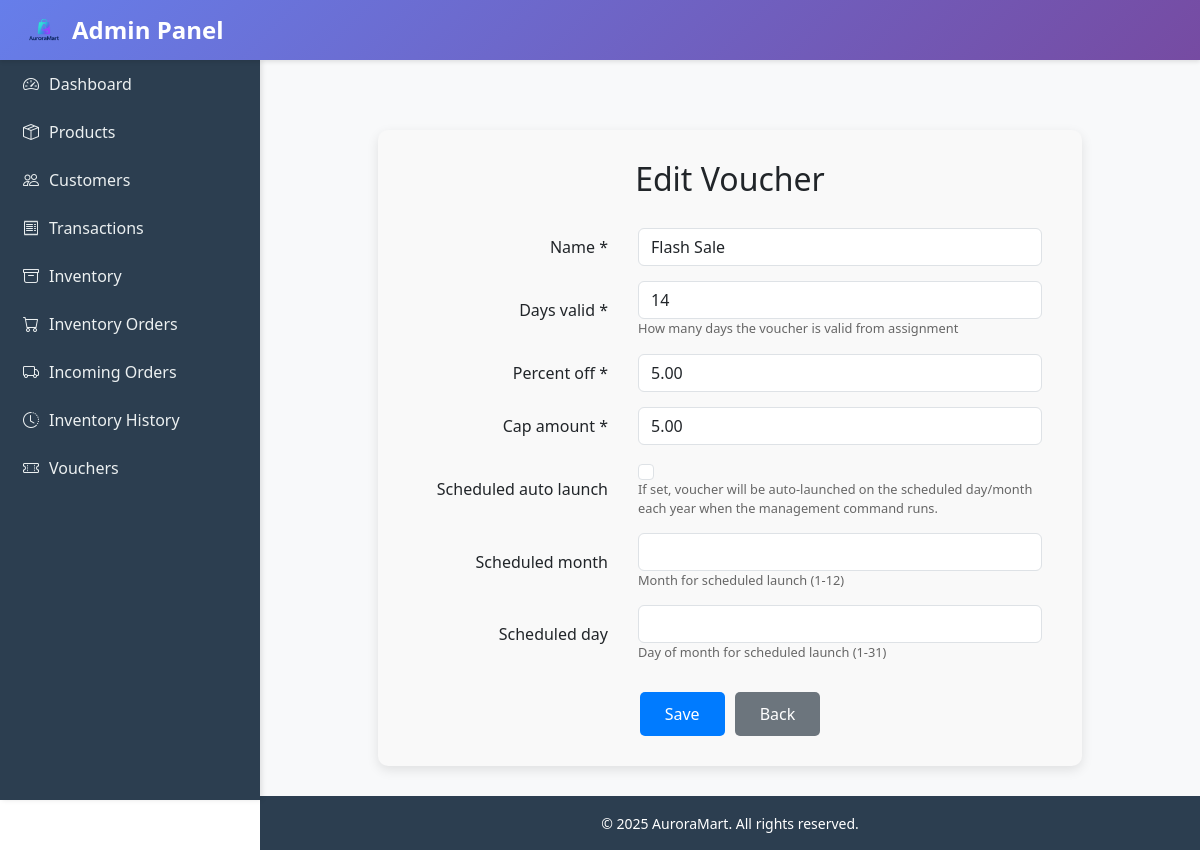
The app's page /admin_panel/vouchers/3/edit/ with its own data.
### admin_panel/models.py (models this page shows, shortened)
class Voucher(models.Model):
    name = models.CharField(max_length=255)
    code = models.CharField(max_length=32, unique=True, default=generate_voucher_code)
    days_valid = models.PositiveIntegerField(default=30, help_text="How many days the voucher is valid from assignment")
    percent_off = models.DecimalField(max_digits=5, decimal_places=2, validators=[MinValueValidator(0), MaxValueValidator(100)])
    cap_amount = models.DecimalField(max_digits=10, decimal_places=2, default=0.00, validators=[MinValueValidator(0)])
    created_at = models.DateTimeField(auto_now_add=True)
    scheduled_auto_launch = models.BooleanField(default=False, help_text='If set, voucher will be auto-launched on the scheduled day/month each year when the management command runs.')
    scheduled_month = models.PositiveSmallIntegerField(null=True, blank=True, help_text='Month for scheduled launch (1-12)')
    scheduled_day = models.PositiveSmallIntegerField(null=True, blank=True, help_text='Day of month for scheduled launch (1-31)')
    class Meta:
        ordering = ("-created_at",)

### admin_panel/views.py (the view)
# urls.py: path("vouchers/<int:pk>/edit/", views.voucher_edit, name="voucher_edit"),
def voucher_edit(request, pk):
    voucher = get_object_or_404(Voucher, pk=pk)
    return_url = request.GET.get('return_url', reverse('admin_panel:voucher_list'))
    if request.method == 'POST':
        form = VoucherForm(request.POST, instance=voucher)
        if form.is_valid():
            voucher = form.save()
            messages.success(request, f'Voucher "{voucher.name}" updated successfully!')
            return redirect(return_url)
        else:
            messages.error(request, 'Please correct the errors below.')
    else:
        form = VoucherForm(instance=voucher)
    return render(request, 'admin_panel/voucher_form.html', {
        'form': form,
        'return_url': return_url,
        'title': 'Edit Voucher'
    })

### admin_panel/forms.py (shortened to what this page needs)
class VoucherForm(forms.ModelForm):
    class Meta:
        model = Voucher
        fields = ['name', 'days_valid', 'percent_off', 'cap_amount', 'scheduled_auto_launch', 'scheduled_month', 'scheduled_day']
        widgets = {
            'name': forms.TextInput(attrs={'class': 'form-control', 'placeholder': 'Voucher name'}),
            'days_valid': forms.NumberInput(attrs={'class': 'form-control', 'min': '1'}),
            'percent_off': forms.NumberInput(attrs={'class': 'form-control', 'step': '0.01', 'min': '0', 'max': '100'}),
            'cap_amount': forms.NumberInput(attrs={'class': 'form-control', 'step': '0.01', 'min': '0'}),
            'scheduled_auto_launch': forms.CheckboxInput(attrs={'class': 'form-check-input'}),
            'scheduled_month': forms.NumberInput(attrs={'class': 'form-control', 'min': '1', 'max': '12'}),
            'scheduled_day': forms.NumberInput(attrs={'class': 'form-control', 'min': '1', 'max': '31'}),
        }

### ecommercemodule/context_processors.py (called while the page is built)
def cart_item_count(request):
    cart = None
    if not hasattr(request, "session"):
        return {"cart_item_count": 0}
    if request.user.is_authenticated:
        profile, _ = Customer.objects.get_or_create(user=request.user)
        cart = Cart.objects.filter(customer=profile).first()
    else:
        session_key = request.session.session_key
        if not session_key:
            request.session.create()
            session_key = request.session.session_key
        cart = Cart.objects.filter(session_key=session_key).first()
    if not cart:
        return {"cart_item_count": 0}
    total = cart.items.aggregate(total=Sum("quantity"))["total"] or 0
    return {"cart_item_count": total}

### admin_panel/templates/admin_panel/voucher_form.html (shortened to what this page needs)
{% extends "base_form.html" %}
{% block content %}
<div style="display:flex; justify-content:center; margin-top:40px;">
    <div style="width:80%; background-color:#f9f9f9; padding:30px 40px; border-radius:10px; box-shadow:0 4px 12px rgba(0,0,0,0.1);">
        <h2 style="text-align:center; margin-bottom:30px;">
            {{ title|default:"Add Voucher" }}
        </h2>
        <form method="post">
            <div style="display:grid; grid-template-columns: 200px 1fr; gap:15px 20px; align-items:center;">
                {% for field in form %}
                    {% if field.is_hidden %}
                        {{ field }}
                    {% else %}
                        <label for="{{ field.id_for_label }}" style="font-weight:500; text-align:right; padding-right:10px;">
                            {{ field.label }}{% if field.field.required %} *{% endif %}
                        </label>
                        <div style="display:flex; flex-direction:column;">
                            {{ field }}
                            {% if field.help_text %}
                                <small style="color:#666; font-size:0.8em;">{{ field.help_text }}</small>
                            {% endif %}
                        </div>
                    {% endif %}
                {% endfor %}
            </div>
            <div style="margin-top:30px; text-align:center; display:flex; gap:10px; justify-content:center;">
                <button type="submit" style="padding:10px 25px; background-color:#007BFF; color:white; border:none; border-radius:5px; font-size:1em; cursor:pointer;">
                    Save
                </button>
                <a href="{{ return_url }}" style="padding:10px 25px; background-color:#6c757d; color:white; text-decoration:none; border-radius:5px; font-size:1em; display:inline-block;">
                    Back
                </a>
            </div>
        </form>
    </div>
</div>
{% endblock %}

### admin_panel/templates/base.html (style rules this page uses)
:root { --sidebar-width: 260px; --header-height: 60px; }
body { font-family: 'Segoe UI', Tahoma, Geneva, Verdana, sans-serif; min-height: 100vh; display: flex; flex-direction: column; }

### records on screen
Voucher: form "Flash Sale" "14" "5.00" "5.00"

### other values on screen
{{ title|default:"Add Voucher" }} "Edit Voucher"
{{ field.label }} "Name" "Days valid" "Percent off" "Cap amount" "Scheduled auto launch" "Scheduled month" "Scheduled day"
{{ field.help_text }} "How many days the voucher is valid from assignment" "If set, voucher will be auto-launched on the scheduled day/month each year when the management command runs." "Month for scheduled launch (1-12)" "Day of month for scheduled launch (1-31)"
